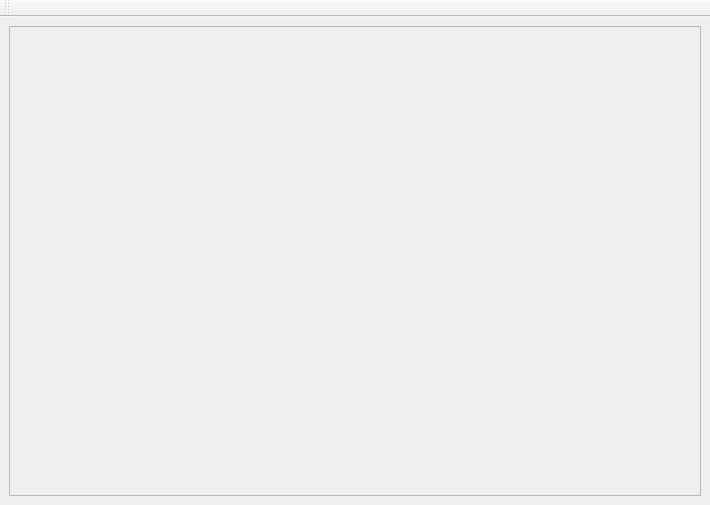
<?xml version="1.0" encoding="UTF-8"?>
<ui version="4.0">
 <class>MainWindow</class>
 <widget class="QMainWindow" name="MainWindow">
  <property name="geometry">
   <rect>
    <x>0</x>
    <y>0</y>
    <width>710</width>
    <height>505</height>
   </rect>
  </property>
  <property name="windowTitle">
   <string>MainWindow</string>
  </property>
  <widget class="QWidget" name="centralwidget">
   <layout class="QVBoxLayout" name="verticalLayout">
    <item>
     <widget class="QScrollArea" name="scrollArea">
      <property name="widgetResizable">
       <bool>true</bool>
      </property>
      <widget class="QWidget" name="scrollAreaWidgetContents">
       <property name="geometry">
        <rect>
         <x>0</x>
         <y>0</y>
         <width>690</width>
         <height>473</height>
        </rect>
       </property>
      </widget>
     </widget>
    </item>
   </layout>
  </widget>
  <widget class="QToolBar" name="toolBar">
   <property name="windowTitle">
    <string>toolBar</string>
   </property>
   <attribute name="toolBarArea">
    <enum>TopToolBarArea</enum>
   </attribute>
   <attribute name="toolBarBreak">
    <bool>false</bool>
   </attribute>
  </widget>
 </widget>
 <resources>
  <include location="../pic/picture.qrc"/>
  <include location="../New folder/123.qrc"/>
 </resources>
 <connections/>
</ui>
